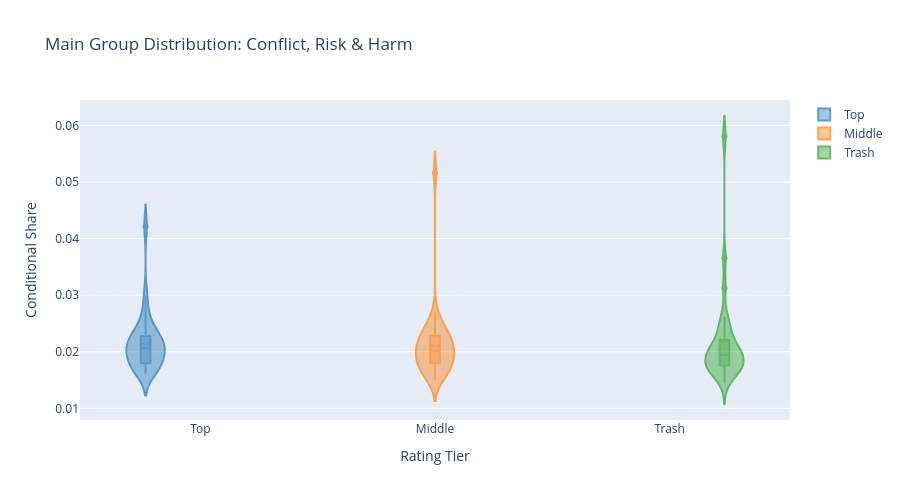
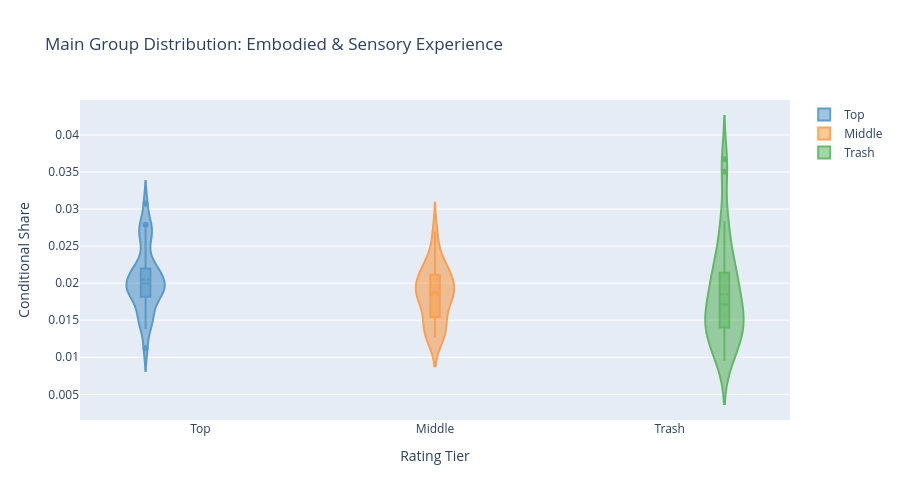
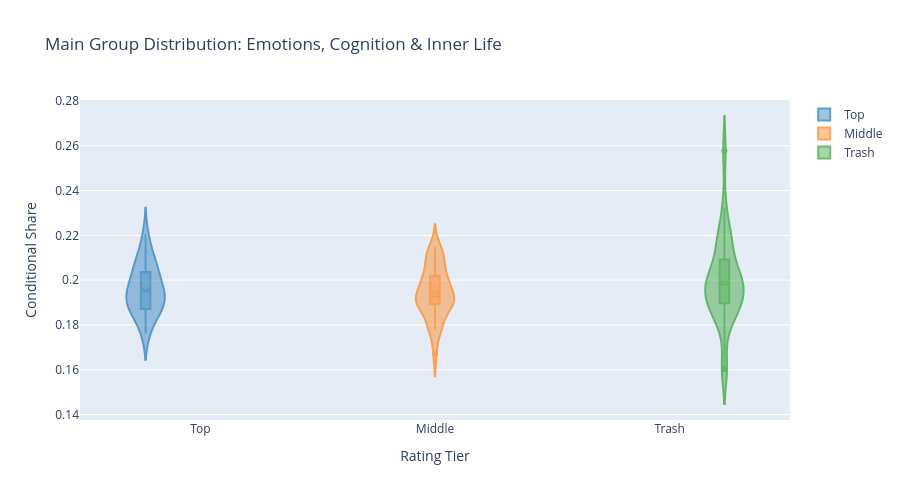
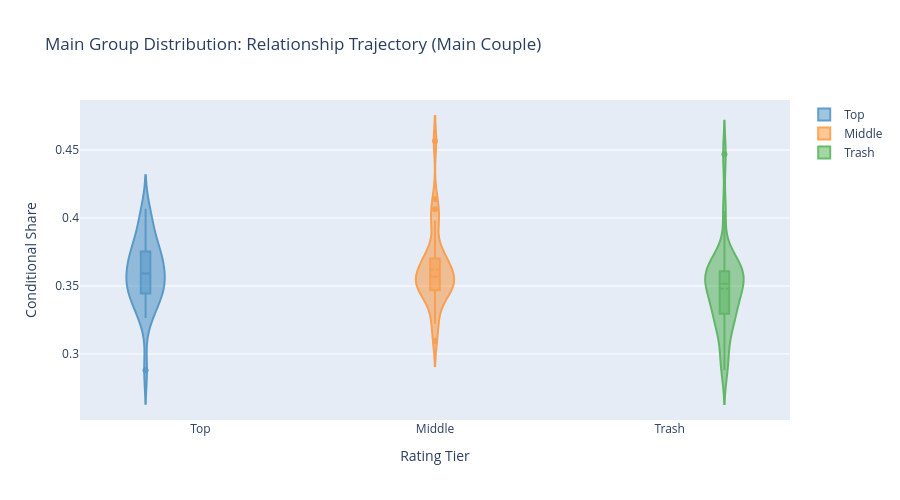

Notebook cell for these charts, in order:
### Code cell
print("=" * 80)
print("Main-Group Tier Comparisons:")
print("=" * 80)

def plot_main_group_distribution(main_group: str, df: pd.DataFrame, save_dir: Path, show_plot=True):
    """Create violin + box plot for a main group across tiers."""
    group_data = df[df['taxonomy_main_group'] == main_group].copy()

    if len(group_data) == 0:
        return None

    fig = go.Figure()

    tiers = ['top', 'middle', 'trash']
    colors = ['rgb(31, 119, 180)', 'rgb(255, 127, 14)', 'rgb(44, 160, 44)']

    for tier, color in zip(tiers, colors):
        tier_data = group_data[group_data['rating_tier'] == tier]['cond_share']
        if len(tier_data) > 0:
            fig.add_trace(go.Violin(
                y=tier_data,
                name=tier.capitalize(),
                box_visible=True,
                meanline_visible=True,
                fillcolor=f"rgba({color.replace('rgb(', '').replace(')', '')}, 0.6)",
                line_color=color,
                opacity=0.7
            ))

    fig.update_layout(
        title=f"Main Group Distribution: {main_group}",
        yaxis_title="Conditional Share",
        xaxis_title="Rating Tier",
        violinmode="group",
        height=500,
        showlegend=True
    )

    safe_name = "".join(c if c.isalnum() or c in (' ', '-', '_') else '_' for c in main_group)[:50]
    html_path = save_dir / f"main_group_{safe_name}_violin.html"
    fig.write_html(str(html_path))
    
    if show_plot:
        fig.show()

    return fig

# Get unique main groups
main_groups = sorted(book_main_group_shares['taxonomy_main_group'].dropna().unique())
print(f"\nAnalyzing {len(main_groups)} main groups:")

results_main = []

for main_group in main_groups:
    group_data = book_main_group_shares[
        book_main_group_shares['taxonomy_main_group'] == main_group
    ].copy()

    if len(group_data) == 0:
        continue

    # Extract data by tier
    top_data = group_data[group_data['rating_tier'] == 'top']['cond_share'].values
    middle_data = group_data[group_data['rating_tier'] == 'middle']['cond_share'].values
    trash_data = group_data[group_data['rating_tier'] == 'trash']['cond_share'].values

    # Kruskal-Wallis test
    kruskal_stat = np.nan
    kruskal_p = np.nan
    epsilon_sq = np.nan

    all_tiers = []
    for tier_data in [top_data, middle_data, trash_data]:
        if len(tier_data) > 0:
            all_tiers.append(tier_data)

    if len(all_tiers) >= 2:
        try:
            kruskal_stat, kruskal_p = kruskal(*all_tiers)
            n_total = len(top_data) + len(middle_data) + len(trash_data)
            epsilon_sq = compute_epsilon_squared(kruskal_stat, n_total, 3)
        except:
            pass

    # Pairwise comparisons with Holm correction
    pairwise_results = {}
    for pair_name, (data1, data2) in [
        ('top_vs_trash', (top_data, trash_data)),
        ('top_vs_middle', (top_data, middle_data)),
        ('middle_vs_trash', (middle_data, trash_data))
    ]:
        if len(data1) > 0 and len(data2) > 0:
            try:
                _, p_val = mannwhitneyu(data1, data2, alternative='two-sided')
                delta = cliffs_delta(data1, data2)
                pairwise_results[pair_name] = {'p': p_val, 'delta': delta}
            except:
                pairwise_results[pair_name] = {'p': np.nan, 'delta': np.nan}
        else:
            pairwise_results[pair_name] = {'p': np.nan, 'delta': np.nan}

    # Summary statistics
    result = {
        'taxonomy_main_group': main_group,
        'n_books': len(group_data),
        'top_median': np.median(top_data) if len(top_data) > 0 else np.nan,
        'top_mean': np.mean(top_data) if len(top_data) > 0 else np.nan,
        'top_q1': np.percentile(top_data, 25) if len(top_data) > 0 else np.nan,
        'top_q3': np.percentile(top_data, 75) if len(top_data) > 0 else np.nan,
        'middle_median': np.median(middle_data) if len(middle_data) > 0 else np.nan,
        'middle_mean': np.mean(middle_data) if len(middle_data) > 0 else np.nan,
        'middle_q1': np.percentile(middle_data, 25) if len(middle_data) > 0 else np.nan,
        'middle_q3': np.percentile(middle_data, 75) if len(middle_data) > 0 else np.nan,
        'trash_median': np.median(trash_data) if len(trash_data) > 0 else np.nan,
        'trash_mean': np.mean(trash_data) if len(trash_data) > 0 else np.nan,
        'trash_q1': np.percentile(trash_data, 25) if len(trash_data) > 0 else np.nan,
        'trash_q3': np.percentile(trash_data, 75) if len(trash_data) > 0 else np.nan,
        'kruskal_stat': kruskal_stat,
        'kruskal_p': kruskal_p,
        'epsilon_squared': epsilon_sq,
        'top_vs_trash_delta': pairwise_results['top_vs_trash']['delta'],
        'top_vs_trash_p': pairwise_results['top_vs_trash']['p'],
        'top_vs_middle_delta': pairwise_results['top_vs_middle']['delta'],
        'top_vs_middle_p': pairwise_results['top_vs_middle']['p'],
        'middle_vs_trash_delta': pairwise_results['middle_vs_trash']['delta'],
        'middle_vs_trash_p': pairwise_results['middle_vs_trash']['p'],
    }

    results_main.append(result)

    # Create plot
    plot_main_group_distribution(main_group, book_main_group_shares, MAIN_GROUP_FIG_DIR, show_plot=True)

    print(f"  ✓ {main_group}: n={len(group_data)}, KW p={kruskal_p:.4f}, ε²={epsilon_sq:.4f}")

# Apply Holm correction to pairwise p-values
all_pairwise_p = []
pairwise_indices = []
for i, r in enumerate(results_main):
    for col in ['top_vs_trash_p', 'top_vs_middle_p', 'middle_vs_trash_p']:
        if not np.isnan(r[col]):
            all_pairwise_p.append(r[col])
            pairwise_indices.append((i, col))

if len(all_pairwise_p) > 0:
    _, p_adj_holm, _, _ = multipletests(all_pairwise_p, method='holm', alpha=0.05)

    # Map back
    for idx, (result_idx, col) in enumerate(pairwise_indices):
        results_main[result_idx][f"{col}_adj"] = p_adj_holm[idx]
    # Fill NaN for missing values
    for r in results_main:
        for col in ['top_vs_trash_p', 'top_vs_middle_p', 'middle_vs_trash_p']:
            if f"{col}_adj" not in r:
                r[f"{col}_adj"] = np.nan

# Create results DataFrame
main_group_results = pd.DataFrame(results_main)

# Save results
main_group_results.to_parquet(TABLE_DIR / "main_group_comparisons.parquet", index=False)
main_group_results.to_csv(TABLE_DIR / "main_group_comparisons.csv", index=False)

print(f"\n✓ Saved main group comparison results to: {TABLE_DIR / 'main_group_comparisons.parquet'}")
print(f"\nMain group results summary:")
display(main_group_results[['taxonomy_main_group', 'kruskal_p', 'epsilon_squared',
                             'top_median', 'middle_median', 'trash_median']])

### Figure 1 — Plotly figure (JSON) as saved in the notebook; plotly's stock layout.template omitted (floating-point values rounded to 4 significant figures)
{"data": [{"box": {"visible": true}, "fillcolor": "rgba(31, 119, 180, 0.6)", "line": {"color": "rgb(31, 119, 180)"}, "meanline": {"visible": true}, "name": "Top", "opacity": 0.7, "type": "violin", "y": [0.0199, 0.01682, 0.04219, 0.01798, 0.01868, 0.0198, 0.0207, 0.02241, 0.0236, 0.0228, 0.01667, 0.0215, 0.02719, 0.02, 0.02063, 0.01734, 0.01624, 0.01616, 0.02173, 0.02076, 0.02158, 0.02547, 0.01766, 0.02345, 0.01975, 0.01922, 0.03, 0.02408, 0.02246, 0.0178]}, {"box": {"visible": true}, "fillcolor": "rgba(255, 127, 14, 0.6)", "line": {"color": "rgb(255, 127, 14)"}, "meanline": {"visible": true}, "name": "Middle", "opacity": 0.7, "type": "violin", "y": [0.02537, 0.05161, 0.01647, 0.01509, 0.0231, 0.01806, 0.0205, 0.01745, 0.01974, 0.0232, 0.0201, 0.01675, 0.02431, 0.01593, 0.02079, 0.01954, 0.01791, 0.02237, 0.02356, 0.01517, 0.02002, 0.02105, 0.02255, 0.02394, 0.01816, 0.02117, 0.02704, 0.02185, 0.0199, 0.01808, 0.01654, 0.01877]}, {"box": {"visible": true}, "fillcolor": "rgba(44, 160, 44, 0.6)", "line": {"color": "rgb(44, 160, 44)"}, "meanline": {"visible": true}, "name": "Trash", "opacity": 0.7, "type": "violin", "y": [0.016, 0.01924, 0.02049, 0.02515, 0.01917, 0.02163, 0.03653, 0.01774, 0.01678, 0.01787, 0.01926, 0.01685, 0.01769, 0.02057, 0.02439, 0.01689, 0.01607, 0.0172, 0.01999, 0.02003, 0.02359, 0.02614, 0.03124, 0.01438, 0.01759, 0.02117, 0.01814, 0.02213, 0.01959, 0.05807]}], "layout": {"height": 500, "showlegend": true, "title": {"text": "Main Group Distribution: Conflict, Risk & Harm"}, "violinmode": "group", "xaxis": {"title": {"text": "Rating Tier"}}, "yaxis": {"title": {"text": "Conditional Share"}}}}

### Figure 2 — Plotly figure (JSON) as saved in the notebook; plotly's stock layout.template omitted (floating-point values rounded to 4 significant figures)
{"data": [{"box": {"visible": true}, "fillcolor": "rgba(31, 119, 180, 0.6)", "line": {"color": "rgb(31, 119, 180)"}, "meanline": {"visible": true}, "name": "Top", "opacity": 0.7, "type": "violin", "y": [0.02194, 0.01495, 0.01793, 0.02042, 0.0198, 0.01856, 0.02269, 0.02011, 0.01901, 0.03075, 0.01381, 0.02011, 0.01817, 0.01554, 0.02164, 0.02787, 0.0112, 0.02747, 0.0164, 0.02071, 0.02172, 0.01936, 0.02524, 0.01858, 0.01519, 0.022, 0.02627, 0.01883, 0.01975, 0.02742]}, {"box": {"visible": true}, "fillcolor": "rgba(255, 127, 14, 0.6)", "line": {"color": "rgb(255, 127, 14)"}, "meanline": {"visible": true}, "name": "Middle", "opacity": 0.7, "type": "violin", "y": [0.0184, 0.02259, 0.01362, 0.01267, 0.015, 0.02528, 0.01413, 0.01343, 0.01899, 0.02044, 0.02064, 0.01589, 0.01735, 0.01306, 0.01269, 0.02698, 0.01818, 0.01865, 0.02175, 0.01395, 0.0195, 0.01664, 0.01824, 0.01907, 0.0217, 0.02251, 0.01823, 0.02203, 0.02013, 0.0216, 0.01936, 0.01893]}, {"box": {"visible": true}, "fillcolor": "rgba(44, 160, 44, 0.6)", "line": {"color": "rgb(44, 160, 44)"}, "meanline": {"visible": true}, "name": "Trash", "opacity": 0.7, "type": "violin", "y": [0.01155, 0.01406, 0.02345, 0.01065, 0.01485, 0.02139, 0.01437, 0.02257, 0.01403, 0.01539, 0.03671, 0.009547, 0.02489, 0.01791, 0.02045, 0.01371, 0.01427, 0.01187, 0.01585, 0.02835, 0.01789, 0.02068, 0.01888, 0.03505, 0.01348, 0.01744, 0.02084, 0.01684, 0.02786, 0.009924]}], "layout": {"height": 500, "showlegend": true, "title": {"text": "Main Group Distribution: Embodied & Sensory Experience"}, "violinmode": "group", "xaxis": {"title": {"text": "Rating Tier"}}, "yaxis": {"title": {"text": "Conditional Share"}}}}

### Figure 3 — Plotly figure (JSON) as saved in the notebook; plotly's stock layout.template omitted (floating-point values rounded to 4 significant figures)
{"data": [{"box": {"visible": true}, "fillcolor": "rgba(31, 119, 180, 0.6)", "line": {"color": "rgb(31, 119, 180)"}, "meanline": {"visible": true}, "name": "Top", "opacity": 0.7, "type": "violin", "y": [0.2036, 0.2206, 0.1861, 0.2071, 0.177, 0.1946, 0.2018, 0.1966, 0.2005, 0.1958, 0.1955, 0.2067, 0.2073, 0.1966, 0.1863, 0.1899, 0.1762, 0.1862, 0.1881, 0.1825, 0.1908, 0.2161, 0.1934, 0.2084, 0.1866, 0.1936, 0.1909, 0.1996, 0.2113, 0.1872]}, {"box": {"visible": true}, "fillcolor": "rgba(255, 127, 14, 0.6)", "line": {"color": "rgb(255, 127, 14)"}, "meanline": {"visible": true}, "name": "Middle", "opacity": 0.7, "type": "violin", "y": [0.1976, 0.2149, 0.1859, 0.1796, 0.1894, 0.1918, 0.2123, 0.1895, 0.1896, 0.2013, 0.1868, 0.1778, 0.2028, 0.1671, 0.2026, 0.2109, 0.1984, 0.1895, 0.1928, 0.1954, 0.1994, 0.1794, 0.2078, 0.1916, 0.1891, 0.1908, 0.2104, 0.2007, 0.1938, 0.1783, 0.1927, 0.2111]}, {"box": {"visible": true}, "fillcolor": "rgba(44, 160, 44, 0.6)", "line": {"color": "rgb(44, 160, 44)"}, "meanline": {"visible": true}, "name": "Trash", "opacity": 0.7, "type": "violin", "y": [0.2, 0.1997, 0.1809, 0.2103, 0.2188, 0.2019, 0.1909, 0.1854, 0.1894, 0.1924, 0.1839, 0.1603, 0.2007, 0.2001, 0.2199, 0.1931, 0.2182, 0.2093, 0.1964, 0.195, 0.1897, 0.2036, 0.2324, 0.1612, 0.1843, 0.2016, 0.1915, 0.2189, 0.1951, 0.2577]}], "layout": {"height": 500, "showlegend": true, "title": {"text": "Main Group Distribution: Emotions, Cognition & Inner Life"}, "violinmode": "group", "xaxis": {"title": {"text": "Rating Tier"}}, "yaxis": {"title": {"text": "Conditional Share"}}}}

### Figure 4 — Plotly figure (JSON) as saved in the notebook; plotly's stock layout.template omitted (floating-point values rounded to 4 significant figures)
{"data": [{"box": {"visible": true}, "fillcolor": "rgba(31, 119, 180, 0.6)", "line": {"color": "rgb(31, 119, 180)"}, "meanline": {"visible": true}, "name": "Top", "opacity": 0.7, "type": "violin", "y": [0.3265, 0.3281, 0.3799, 0.3958, 0.3329, 0.4024, 0.3467, 0.3703, 0.3568, 0.3477, 0.3846, 0.351, 0.3641, 0.363, 0.3571, 0.3391, 0.3534, 0.2881, 0.3902, 0.378, 0.3408, 0.3739, 0.3444, 0.3504, 0.4068, 0.3688, 0.3608, 0.3753, 0.366, 0.344]}, {"box": {"visible": true}, "fillcolor": "rgba(255, 127, 14, 0.6)", "line": {"color": "rgb(255, 127, 14)"}, "meanline": {"visible": true}, "name": "Middle", "opacity": 0.7, "type": "violin", "y": [0.3706, 0.3395, 0.3962, 0.3442, 0.3488, 0.3684, 0.3577, 0.3384, 0.3256, 0.4139, 0.3982, 0.3545, 0.4064, 0.4567, 0.3632, 0.3478, 0.3546, 0.3801, 0.3458, 0.3606, 0.3728, 0.3095, 0.352, 0.3559, 0.3695, 0.3587, 0.3594, 0.3527, 0.3222, 0.3442, 0.3526, 0.3697]}, {"box": {"visible": true}, "fillcolor": "rgba(44, 160, 44, 0.6)", "line": {"color": "rgb(44, 160, 44)"}, "meanline": {"visible": true}, "name": "Trash", "opacity": 0.7, "type": "violin", "y": [0.3566, 0.3179, 0.329, 0.3403, 0.3296, 0.3649, 0.3551, 0.331, 0.3573, 0.3659, 0.288, 0.4468, 0.3691, 0.3399, 0.3592, 0.322, 0.3487, 0.3526, 0.3689, 0.3457, 0.3574, 0.3375, 0.3538, 0.2946, 0.405, 0.3608, 0.3209, 0.3684, 0.3506, 0.3029]}], "layout": {"height": 500, "showlegend": true, "title": {"text": "Main Group Distribution: Relationship Trajectory (Main Couple)"}, "violinmode": "group", "xaxis": {"title": {"text": "Rating Tier"}}, "yaxis": {"title": {"text": "Conditional Share"}}}}
